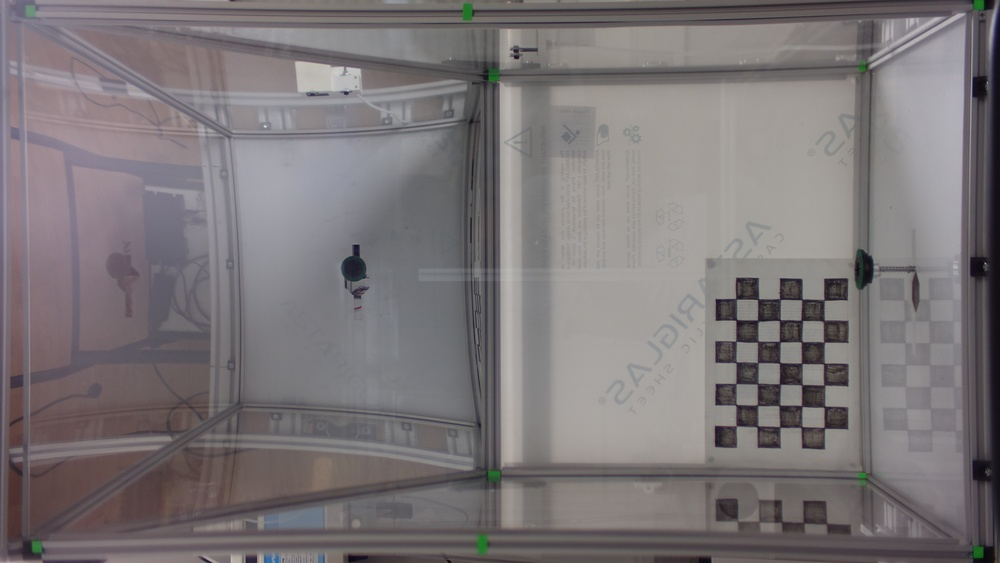
#> input picture camera_calibration/image1.JPG, 1000 x 563 px, shrunk from 4800 x 2704 before the run, given in place of I1.MP4, which was not available
$ python test8.py
#> lines starting #> are read from the running program, lines starting #| are printed output that depends on the picture; after the words box and inside, x2 and y2 are one past the last pixel; in counts of white or black regions, pixels touching at a corner belong together; pictures that were not available may be replaced by others from this repository, and a replacement may not be noted
# -*- coding: utf-8 -*-
"""
Created on Thu Aug 24 14:23:21 2023

@author: linal
"""

import numpy as np
import cv2

video_path = "D:/GitHub_BeeDeckBot/BeeDeckBot/videos_abeilles_brut/500_fps/cible_immobile/I1.MP4"

import numpy as np
import cv2 as cv

cap = cv.VideoCapture(video_path)

kernel = cv.getStructuringElement(cv.MORPH_ELLIPSE, (5, 5))

# initializing subtractor
MOG2 = cv.createBackgroundSubtractorMOG2()

while(1):
    ret, frame = cap.read()
#> frame is the input picture: shape (563, 1000, 3); mean B, G, R 119.8, 117.9, 123.3
    maskMOG = MOG2.apply(frame)
#> maskMOG: shape (563, 1000); every value is 127
    mask1 = cv.morphologyEx(maskMOG, cv.MORPH_OPEN, kernel)	# eleve les points blanc restats indésirables
    _, mask2 = cv.threshold(mask1, 100, 255, cv2.THRESH_BINARY)
#> mask2: shape (563, 1000); every value is 255
    mask3 = cv.dilate(mask2,kernel,iterations = 5)
    contours, hierarchy = cv.findContours(mask3, cv.RETR_EXTERNAL,cv.CHAIN_APPROX_SIMPLE)
#> contours = [[[0, 0], [0, 562], [999, 562], [999, 0]]]
    cv.drawContours(frame, contours, -1, (0,255,255), 2)
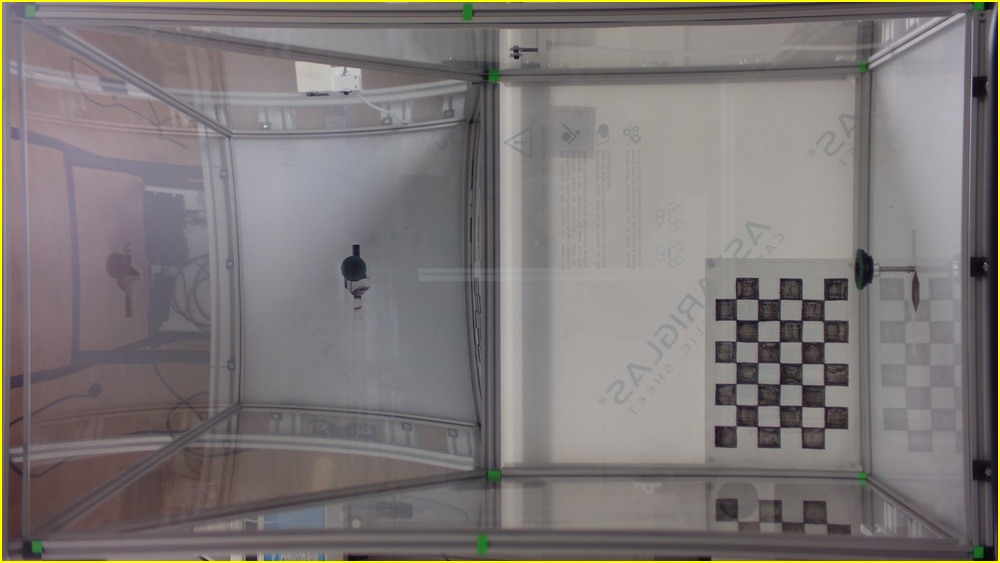
#> frame: shape (563, 1000, 3); 1.11% of pixels changed, all inside (x1, y1, x2, y2) = (0, 0, 1000, 563)

    for cnt in contours:

        # Calculate and draw circle
        (x, y), radius = cv.minEnclosingCircle(cnt)
        x = int(x)
        y = int(y)
        radius = int(radius)
        cv.circle(frame, (x, y), radius, (0, 255, 0), 2)
        cv2.rectangle(frame, (x-radius, y - radius), (x+radius, y + radius), (0, 0, 255), 2)
#> this loop made 1 pass
#> (cnt, x, y, radius) on pass 1: ([[0, 0], [0, 562], [999, 562], [999, 0]], 499, 281, 573)


    cv.imshow('mog', maskMOG)
    cv.imshow('1', mask1)
    cv.imshow('2', mask2)
    cv.imshow('3', mask3)
    cv.imshow('maskContours', frame)


    k = cv2.waitKey(30) & 0xff
#> (key Esc is pressed here)
    if k == 27:
        break

cap.release()
cv2.destroyAllWindows()

$ run again, on camera_calibration/sudoku.jpg
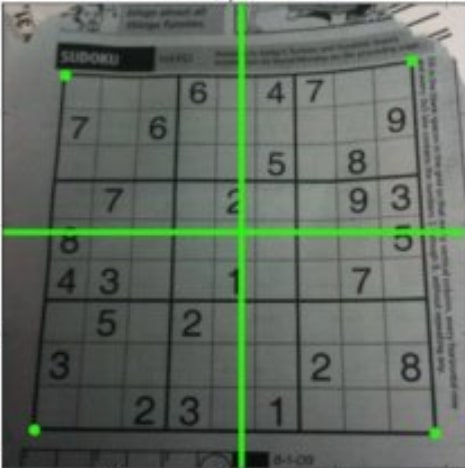
#> input picture camera_calibration/sudoku.jpg, 465 x 468 px, given in place of I1.MP4, which was not available
#> frame is the input picture: shape (468, 465, 3); mean B, G, R 96.5, 106.3, 97
#> maskMOG: shape (468, 465); every value is 127
#> mask2: shape (468, 465); every value is 255
#> contours = [[[0, 0], [0, 467], [464, 467], [464, 0]]]
#> `cv.drawContours(frame, contours, -1, (0,255,255), 2)`:
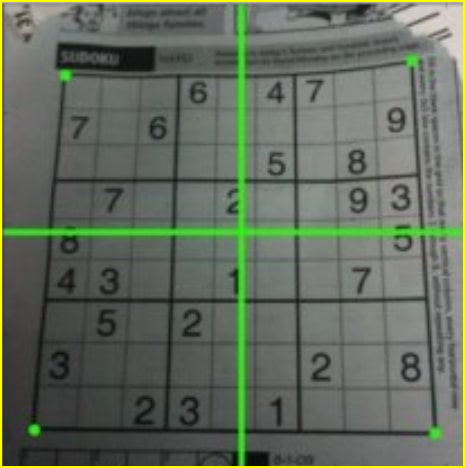
#> frame: shape (468, 465, 3); 1.71% of pixels changed, all inside (x1, y1, x2, y2) = (0, 0, 465, 468)
#> the loop `for cnt in contours:` made 1 pass
#> (cnt, x, y, radius) on pass 1: ([[0, 0], [0, 467], [464, 467], [464, 0]], 232, 233, 329)
